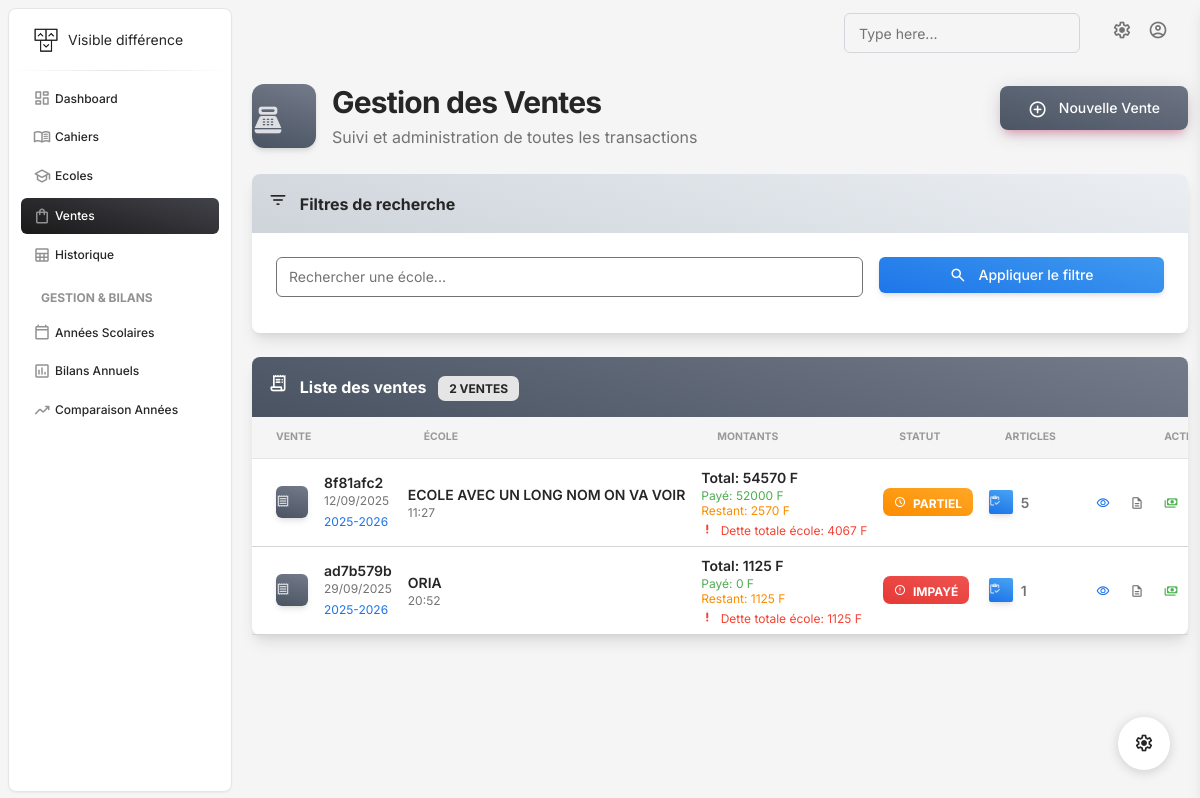
The app's page /ventes/ with its own data.
### gestion/models.py (models this page shows, shortened)
class AnneeScolaire(models.Model):
    id = models.UUIDField(primary_key=True, default=uuid.uuid4, editable=False)
    annee_debut = models.IntegerField()
    annee_fin = models.IntegerField()
    date_debut = models.DateField()
    date_fin = models.DateField()
    est_active = models.BooleanField(default=False)
    created_at = models.DateTimeField(auto_now_add=True)
    class Meta:
        ordering = ['-annee_debut']
        unique_together = ['annee_debut', 'annee_fin']
    def __str__(self):
        return f"{self.annee_debut}-{self.annee_fin}"
    @classmethod
    def get_annee_courante(cls):
        return cls.objects.filter(est_active=True).first()

class Ecoles(models.Model):
    id = models.UUIDField(primary_key=True, default=uuid.uuid4, editable=False)
    nom = models.TextField()
    adresse = models.TextField()
    representant = models.TextField(default='', blank=True)
    created_at = models.DateTimeField(auto_now_add=True)
    updated_at = models.DateTimeField(auto_now=True)

class Vente(models.Model):
    id = models.UUIDField(primary_key=True, default=uuid.uuid4, editable=False)
    ecole = models.ForeignKey(Ecoles, on_delete=models.CASCADE, related_name='ventes')
    annee_scolaire = models.ForeignKey(AnneeScolaire, on_delete=models.CASCADE, related_name='ventes')
    date_paiement = models.DateTimeField(null=True, blank=True)
    facture_pdf = models.FileField(upload_to='factures/', blank=True, null=True)
    created_at = models.DateTimeField(auto_now_add=True)
    updated_at = models.DateTimeField(auto_now=True)
    modified_at = models.DateTimeField(null=True, blank=True)
    derniere_modification_type = models.CharField(max_length=50, null=True, blank=True)
    articles_ajoutes_session = models.TextField(null=True, blank=True)
    description_dette = models.TextField(blank=True, null=True, help_text="Description de la dette (ex: 'Reliquat année 2023-2024')")
    def get_dettes_par_annee_ecole(self):
        ventes_ecole = Vente.objects.filter(ecole=self.ecole)\
            .select_related('annee_scolaire')\
            .order_by('-annee_scolaire__annee_debut')
        dettes_par_annee = {}
        for vente in ventes_ecole:
            annee_str = str(vente.annee_scolaire)
            total_lignes = vente.lignes.aggregate(total=Sum('montant'))['total'] or Decimal('0')
            total_paye = vente.paiements.aggregate(total=Sum('montant'))['total'] or Decimal('0')
            restant = total_lignes - total_paye
            if restant > 0:
                if annee_str in dettes_par_annee:
                    dettes_par_annee[annee_str]['montant_restant'] += restant
                    dettes_par_annee[annee_str]['ventes'].append(vente)
                    dettes_par_annee[annee_str]['montant_articles'] += total_lignes
                    dettes_par_annee[annee_str]['montant_total'] += total_lignes
                    dettes_par_annee[annee_str]['montant_paye'] += total_paye
                else:
                    dettes_par_annee[annee_str] = {
                        'annee_scolaire': vente.annee_scolaire,
                        'montant_restant': restant,
                        'ventes': [vente],
                        'montant_articles': total_lignes,
                        'montant_total': total_lignes,
                        'montant_paye': total_paye
                    }
        return dettes_par_annee
    def get_total_dettes_ecole(self):
        dettes = self.get_dettes_par_annee_ecole()
        return sum(dette['montant_restant'] for dette in dettes.values())

class LigneVente(models.Model):
    vente = models.ForeignKey(Vente, on_delete=models.CASCADE, related_name='lignes')
    cahier = models.ForeignKey(Cahiers, on_delete=models.CASCADE)
    quantite = models.IntegerField()
    montant = models.DecimalField(max_digits=10, decimal_places=2)
    date_ajout = models.DateTimeField(auto_now_add=True, help_text="Date et heure d'ajout de cette ligne à la vente")
    class Meta:
        ordering = ['date_ajout']

### gestion/Views/sales.py (the view, shortened to what this page needs)
# urls.py: path('ventes/', liste_ventes, name='ventes'),
def liste_ventes(request):
    ecole_id = request.GET.get('ecole')
    annee_active = AnneeScolaire.get_annee_courante()
    ventes_qs = Vente.objects.select_related('ecole', 'annee_scolaire') \
        .filter(annee_scolaire=annee_active) \
        .order_by('-updated_at')
    if ecole_id:
        ventes_qs = ventes_qs.filter(ecole__id=ecole_id)
    ventes = []
    for v in ventes_qs:
        total_lignes = v.lignes.aggregate(total=Sum('montant'))['total'] or Decimal('0')
        montant_paye = v.paiements.aggregate(total=Sum('montant'))['total'] or Decimal('0')
        montant_total = total_lignes
        montant_restant = max(Decimal('0'), montant_total - montant_paye)
        autres_ventes = Vente.objects.filter(ecole=v.ecole, annee_scolaire=annee_active) \
            .exclude(id=v.id) \
            .select_related('annee_scolaire')
        dettes_autres_annees = []
        total_dettes_autres = Decimal('0')
        annees_dettes = {}
        for annee_str, montant in annees_dettes.items():
            dettes_autres_annees.append({
                'annee_scolaire': annee_str,
                'montant_restant': float(montant)
            })
            total_dettes_autres += montant
        dette_totale_ecole = v.get_total_dettes_ecole()
        ventes.append({
            'id': v.id,
            'short_id': str(v.id)[:8],
            'ecole': v.ecole,
            'annee_scolaire': v.annee_scolaire,
            'created_at': v.created_at,
            'montant_total': float(montant_total),
            'montant_paye': float(montant_paye),
            'montant_restant': float(montant_restant),
            'lignes_count': v.lignes.count(),
            'dettes_autres_annees': dettes_autres_annees,
            'dettes_autres_json': json.dumps(dettes_autres_annees),
            'total_dettes_autres': float(total_dettes_autres),
            'dette_totale_ecole': float(dette_totale_ecole),
        })
    paginator = Paginator(ventes, 10)
    page_number = request.GET.get('page')
    ventes_page = paginator.get_page(page_number)
    ecoles = Ecoles.objects.all()
    cahiers = Cahiers.objects.all()
    context = {
        'ventes': ventes_page,
        'ecoles': ecoles,
        'cahiers': cahiers,
        'selected_ecole': ecole_id,
        'annee_active': annee_active,
    }
    return render(request, 'ventes.html', context)

### gestion/templates/ventes.html (shortened to what this page needs)
{% extends 'base.html' %}
{% block content %}
{% load static %}
<div class="container-fluid py-3">
  <div class="row align-items-center mb-4">
    <div class="col-md-8">
      <div class="d-flex align-items-center">
        <div class="icon-shape icon-lg bg-gradient-secondary shadow border-radius-xl me-3">
          <i class="material-symbols-rounded text-white" style="font-size: 2rem;">point_of_sale</i>
        </div>
        <div>
          <h3 class="mb-0 font-weight-bolder text-dark">Gestion des Ventes</h3>
          <p class="mb-0 text-muted">Suivi et administration de toutes les transactions</p>
        </div>
      </div>
    </div>
    <div class="col-md-4 text-end">
      <button type="button" class="btn bg-gradient-secondary btn-lg shadow-primary" data-bs-toggle="modal" data-bs-target="#modalNouvelleVente">
        <i class="material-symbols-rounded me-2">add_circle</i>
        Nouvelle Vente
      </button>
    </div>
  </div>
  <div class="row mb-4">
    <div class="col-12">
      <div class="card shadow-lg border-0">
        <div class="card-header bg-gradient-light p-3">
          <div class="row align-items-center">
            <div class="col">
              <h6 class="mb-0 text-dark font-weight-bolder">
                <i class="material-symbols-rounded me-2">filter_list</i>
                Filtres de recherche
              </h6>
            </div>
          </div>
        </div>
        <div class="card-body p-4">
          <form method="get" class="row g-3">
            <div class="col-lg-8 col-md-8">
              <div class="input-group input-group-outline position-relative">
                <div class="search-select-container">
                  <input type="text" id="ecoleSearchInput" class="form-control border border-secondary" placeholder="Rechercher une école..." autocomplete="off">
                </div>
              </div>
            </div>
            <div class="col-lg-4 col-md-4 d-flex align-items-end">
              <button type="submit" class="btn bg-gradient-info w-100 shadow">
                <i class="material-symbols-rounded me-2">search</i>
                Appliquer le filtre
              </button>
            </div>
          </form>
        </div>
      </div>
    </div>
  </div>
  <div class="row">
    <div class="col-12">
      <div class="card shadow-lg border-0">
        <div class="card-header bg-gradient-secondary p-3">
          <div class="row align-items-center">
            <div class="col">
              <h6 class="mb-0 text-white font-weight-bolder">
                <i class="material-symbols-rounded me-2">receipt_long</i>
                Liste des ventes
                {% if ventes %}
                  <span class="badge bg-light text-dark ms-2">{{ ventes.paginator.count }} vente{{ ventes.paginator.count|pluralize }}</span>
                {% endif %}
              </h6>
            </div>
          </div>
        </div>
        <div class="card-body p-0">
          {% if ventes %}
            <div class="table-responsive">
              <table class="table align-items-center mb-0">
                <thead class="bg-gray-100">
                  <tr>
                    <th class="text-uppercase text-secondary text-xxs font-weight-bolder opacity-7 ps-4">Vente</th>
                    <th class="text-uppercase text-secondary text-xxs font-weight-bolder opacity-7">École</th>
                    <th class="text-uppercase text-secondary text-xxs font-weight-bolder opacity-7">Montants</th>
                    <th class="text-uppercase text-secondary text-xxs font-weight-bolder opacity-7">Statut</th>
                    <th class="text-uppercase text-secondary text-xxs font-weight-bolder opacity-7">Articles</th>
                    <th class="text-uppercase text-secondary text-xxs font-weight-bolder opacity-7 text-center">Actions</th>
                  </tr>
                </thead>
                <tbody>
                  {% for v in ventes %}
                    <tr class="border-bottom">
                      <td class="ps-4">
                        <div class="d-flex align-items-center">
                          <div class="icon-shape icon-sm bg-gradient-secondary shadow border-radius-md me-3">
                            <i class="material-symbols-rounded text-white">receipt</i>
                          </div>
                          <div>
                            <h6 class="mb-0 text-sm font-weight-bold">{{ v.short_id }}</h6>
                            <p class="text-xs text-muted mb-0">{{ v.created_at.date|date:"d/m/Y" }}</p>
                            <small class="text-xs text-info">{{ v.annee_scolaire }}</small>
                          </div>
                        </div>
                      </td>
                      <td>
                        <div>
                          <h6 class="mb-0 text-sm font-weight-bold">{{ v.ecole.nom }}</h6>
                          <p class="text-xs text-muted mb-0">{{ v.created_at|date:"H:i" }}</p>
                        </div>
                      </td>
                      <td>
                        <div class="d-flex flex-column">
                          <span class="text-sm font-weight-bold text-dark">Total: {{ v.montant_total|floatformat:0 }} F</span>
                          <span class="text-xs text-success">Payé: {{ v.montant_paye|floatformat:0 }} F</span>
                          <span class="text-xs {% if v.montant_restant > 0 %}text-warning{% else %}text-muted{% endif %}">
                            Restant: {{ v.montant_restant|floatformat:0 }} F
                          </span>
                          {% if v.dette_totale_ecole > 0 %}
                            <span class="text-xs text-danger mt-1" title="Dette totale de l'école toutes années confondues">
                              <i class="material-symbols-rounded text-xs me-1">priority_high</i>
                              Dette totale école: {{ v.dette_totale_ecole|floatformat:0 }} F
                            </span>
                          {% endif %}
                        </div>
                      </td>
                      <td>
                        {% if v.montant_restant > 0 and v.montant_paye == 0 %}
                          <span class="badge badge-sm bg-gradient-danger">
                            <i class="material-symbols-rounded text-xs me-1">error</i>
                            Impayé
                          </span>
                        {% elif v.montant_restant > 0 and v.montant_paye > 0 %}
                          <span class="badge badge-sm bg-gradient-warning">
                            <i class="material-symbols-rounded text-xs me-1">schedule</i>
                            Partiel
                          </span>
                        {% elif v.montant_restant <= 0 %}
                          <span class="badge badge-sm bg-gradient-success">
                            <i class="material-symbols-rounded text-xs me-1">check_circle</i>
                            Payé
                          </span>
                        {% endif %}
                      </td>
                      <td>
                        <div class="d-flex align-items-center">
                          <div class="icon-shape icon-xs bg-gradient-info shadow border-radius-sm me-2">
                            <i class="material-symbols-rounded text-white text-xs">inventory</i>
                          </div>
                          <span class="text-sm font-weight-bold">{{ v.lignes_count }}</span>
                        </div>
                      </td>
                      <td class="text-center">
                        <div class="d-flex justify-content-center gap-1">
                          <a class="btn btn-link text-info p-2 mb-0" href="{% url 'vente_detail' v.id %}"
                             title="Voir les détails" data-bs-toggle="tooltip">
                            <i class="material-symbols-rounded text-sm">visibility</i>
                          </a>
                          <a class="btn btn-link text-secondary p-2 mb-0" href="{% url 'generer_facture_pdf' v.id %}"
                             title="Générer la facture PDF" data-bs-toggle="tooltip" target="_blank">
                            <i class="material-symbols-rounded text-sm">description</i>
                          </a>
                          {% if v.montant_restant > 0 or v.total_dettes_autres > 0 %}
                          <button class="btn btn-link text-success p-2 mb-0" data-bs-toggle="modal" data-bs-target="#paiementModal"
                                  title="{% if v.montant_restant > 0 %}Ajouter un paiement{% else %}Payer les dettes antérieures{% endif %}" data-bs-toggle="tooltip"
                                  data-vente-id="{{ v.id }}"
                                  data-montant-total="{{ v.montant_total }}"
                                  data-montant-paye="{{ v.montant_paye }}"
                                  data-montant-restant="{{ v.montant_restant }}"
                                  data-ecole-nom="{{ v.ecole.nom }}"
                                  data-annee="{{ v.annee_scolaire }}"
                                  data-dettes-autres='{{ v.dettes_autres_json }}'
                                  data-total-dettes-autres="{{ v.total_dettes_autres }}"
                                  data-dette-totale-ecole="{{ v.dette_totale_ecole }}">
                            <i class="material-symbols-rounded text-sm">payments</i>
                          </button>
                          {% endif %}
                        </div>
                      </td>
                    </tr>
                  {% endfor %}
                </tbody>
              </table>
            </div>
          {% endif %}
        </div>
      </div>
    </div>
  </div>
</div>
{% endblock %}

### gestion/static/assets/css/nucleo-svg.css (style rules this page uses)
.icon-xs { height: 0.5em; width: 0.5em; }
.icon-sm { height: 0.8em; width: 0.8em; }
.icon-lg { height: 1.6em; width: 1.6em; }

### gestion/templates/ventes.html (style rules this page uses)
.search-select-container { position: relative; width: 100%; }

### records on screen
AnneeScolaire: annee_scolaire "2025-2026"
Ecoles: ecole.nom "ECOLE AVEC UN LONG NOM ON VA VOIR"
Vente: created_at "11:27"
LigneVente: short_id "ad7b579b", created_at "29/09/2025", annee_scolaire "2025-2026", ecole.nom "ORIA", created_at "20:52", montant_total "1125", montant_paye "0", montant_restant "1125", dette_totale_ecole "1125", shows "IMPAYÉ", lignes_count "1"

### other values on screen
{{ ventes.paginator.count }} "2"
{{ v.short_id }} "8f81afc2"
{{ v.created_at.date|date:"d/m/Y" }} "12/09/2025"
{{ v.montant_total|floatformat:0 }} "54570"
{{ v.montant_paye|floatformat:0 }} "52000"
{{ v.montant_restant|floatformat:0 }} "2570"
{{ v.dette_totale_ecole|floatformat:0 }} "4067"
{{ v.lignes_count }} "5"
